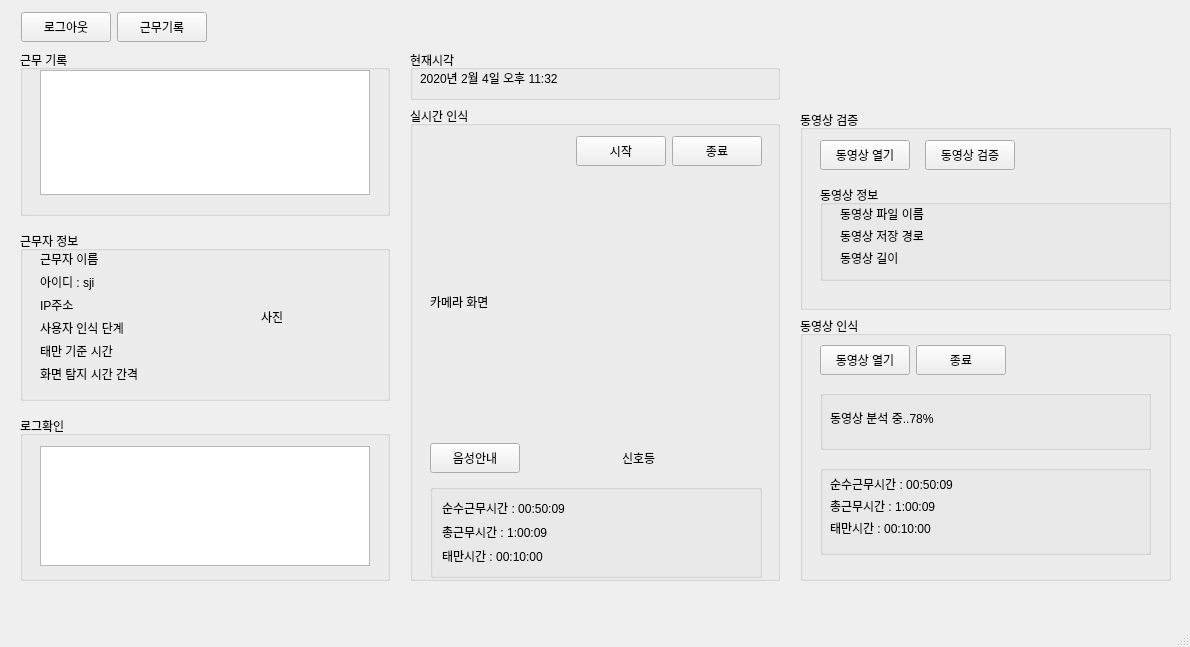
<?xml version="1.0" encoding="UTF-8"?>
<ui version="4.0">
 <class>MainWindow</class>
 <widget class="QMainWindow" name="MainWindow">
  <property name="geometry">
   <rect>
    <x>0</x>
    <y>0</y>
    <width>1190</width>
    <height>647</height>
   </rect>
  </property>
  <property name="windowTitle">
   <string>MainWindow</string>
  </property>
  <widget class="QWidget" name="centralwidget">
   <widget class="QWidget" name="horizontalLayoutWidget">
    <property name="geometry">
     <rect>
      <x>21</x>
      <y>11</y>
      <width>1141</width>
      <height>32</height>
     </rect>
    </property>
    <layout class="QHBoxLayout" name="topLayout">
     <item>
      <widget class="QPushButton" name="logoutBtn">
       <property name="sizePolicy">
        <sizepolicy hsizetype="Fixed" vsizetype="Fixed">
         <horstretch>0</horstretch>
         <verstretch>0</verstretch>
        </sizepolicy>
       </property>
       <property name="minimumSize">
        <size>
         <width>90</width>
         <height>30</height>
        </size>
       </property>
       <property name="text">
        <string>로그아웃</string>
       </property>
      </widget>
     </item>
     <item>
      <widget class="QPushButton" name="workListBtn">
       <property name="sizePolicy">
        <sizepolicy hsizetype="Fixed" vsizetype="Fixed">
         <horstretch>0</horstretch>
         <verstretch>0</verstretch>
        </sizepolicy>
       </property>
       <property name="minimumSize">
        <size>
         <width>90</width>
         <height>30</height>
        </size>
       </property>
       <property name="text">
        <string>근무기록</string>
       </property>
      </widget>
     </item>
     <item>
      <spacer name="horizontalSpacer">
       <property name="orientation">
        <enum>Qt::Horizontal</enum>
       </property>
       <property name="sizeHint" stdset="0">
        <size>
         <width>40</width>
         <height>20</height>
        </size>
       </property>
      </spacer>
     </item>
    </layout>
   </widget>
   <widget class="QWidget" name="verticalLayoutWidget">
    <property name="geometry">
     <rect>
      <x>20</x>
      <y>50</y>
      <width>372</width>
      <height>531</height>
     </rect>
    </property>
    <layout class="QVBoxLayout" name="leftLayout">
     <property name="spacing">
      <number>15</number>
     </property>
     <item>
      <widget class="QGroupBox" name="workListBox">
       <property name="sizePolicy">
        <sizepolicy hsizetype="Fixed" vsizetype="Minimum">
         <horstretch>0</horstretch>
         <verstretch>0</verstretch>
        </sizepolicy>
       </property>
       <property name="minimumSize">
        <size>
         <width>370</width>
         <height>150</height>
        </size>
       </property>
       <property name="title">
        <string>근무 기록</string>
       </property>
       <widget class="QTextBrowser" name="workListView">
        <property name="geometry">
         <rect>
          <x>20</x>
          <y>20</y>
          <width>330</width>
          <height>125</height>
         </rect>
        </property>
       </widget>
      </widget>
     </item>
     <item>
      <widget class="QGroupBox" name="userInfoBox">
       <property name="sizePolicy">
        <sizepolicy hsizetype="Fixed" vsizetype="Minimum">
         <horstretch>0</horstretch>
         <verstretch>0</verstretch>
        </sizepolicy>
       </property>
       <property name="minimumSize">
        <size>
         <width>370</width>
         <height>170</height>
        </size>
       </property>
       <property name="title">
        <string>근무자 정보</string>
       </property>
       <widget class="QWidget" name="horizontalLayoutWidget_2">
        <property name="geometry">
         <rect>
          <x>20</x>
          <y>20</y>
          <width>331</width>
          <height>131</height>
         </rect>
        </property>
        <layout class="QHBoxLayout" name="horizontalLayout_4">
         <item>
          <layout class="QVBoxLayout" name="verticalLayout_2">
           <property name="spacing">
            <number>7</number>
           </property>
           <property name="sizeConstraint">
            <enum>QLayout::SetDefaultConstraint</enum>
           </property>
           <item>
            <widget class="QLabel" name="userNameLabel">
             <property name="text">
              <string>근무자 이름</string>
             </property>
            </widget>
           </item>
           <item>
            <widget class="QLabel" name="userIdLabel">
             <property name="text">
              <string>아이디 : sji</string>
             </property>
            </widget>
           </item>
           <item>
            <widget class="QLabel" name="userIPLabel">
             <property name="text">
              <string>IP주소</string>
             </property>
            </widget>
           </item>
           <item>
            <widget class="QLabel" name="stgLvlLabel">
             <property name="text">
              <string>사용자 인식 단계</string>
             </property>
            </widget>
           </item>
           <item>
            <widget class="QLabel" name="stgNodLabel">
             <property name="text">
              <string>태만 기준 시간</string>
             </property>
            </widget>
           </item>
           <item>
            <widget class="QLabel" name="stgDecLabel">
             <property name="text">
              <string>화면 탐지 시간 간격</string>
             </property>
            </widget>
           </item>
          </layout>
         </item>
         <item>
          <widget class="QLabel" name="userImgLabel">
           <property name="sizePolicy">
            <sizepolicy hsizetype="Fixed" vsizetype="Minimum">
             <horstretch>0</horstretch>
             <verstretch>0</verstretch>
            </sizepolicy>
           </property>
           <property name="minimumSize">
            <size>
             <width>110</width>
             <height>0</height>
            </size>
           </property>
           <property name="text">
            <string>사진</string>
           </property>
          </widget>
         </item>
        </layout>
       </widget>
      </widget>
     </item>
     <item>
      <widget class="QGroupBox" name="logBox">
       <property name="sizePolicy">
        <sizepolicy hsizetype="Fixed" vsizetype="Minimum">
         <horstretch>0</horstretch>
         <verstretch>0</verstretch>
        </sizepolicy>
       </property>
       <property name="minimumSize">
        <size>
         <width>370</width>
         <height>150</height>
        </size>
       </property>
       <property name="title">
        <string>로그확인</string>
       </property>
       <widget class="QTextBrowser" name="logView">
        <property name="geometry">
         <rect>
          <x>20</x>
          <y>30</y>
          <width>330</width>
          <height>120</height>
         </rect>
        </property>
       </widget>
      </widget>
     </item>
    </layout>
   </widget>
   <widget class="QWidget" name="verticalLayoutWidget_2">
    <property name="geometry">
     <rect>
      <x>410</x>
      <y>50</y>
      <width>372</width>
      <height>531</height>
     </rect>
    </property>
    <layout class="QVBoxLayout" name="centerLayout">
     <item>
      <widget class="QGroupBox" name="dateBox">
       <property name="sizePolicy">
        <sizepolicy hsizetype="Fixed" vsizetype="Fixed">
         <horstretch>0</horstretch>
         <verstretch>0</verstretch>
        </sizepolicy>
       </property>
       <property name="minimumSize">
        <size>
         <width>370</width>
         <height>50</height>
        </size>
       </property>
       <property name="title">
        <string>현재시각</string>
       </property>
       <widget class="QLabel" name="dateLabel">
        <property name="geometry">
         <rect>
          <x>10</x>
          <y>20</y>
          <width>211</width>
          <height>16</height>
         </rect>
        </property>
        <property name="text">
         <string>2020년 2월 4일 오후 11:32</string>
        </property>
       </widget>
      </widget>
     </item>
     <item>
      <widget class="QGroupBox" name="realRecogBox">
       <property name="sizePolicy">
        <sizepolicy hsizetype="Fixed" vsizetype="Minimum">
         <horstretch>0</horstretch>
         <verstretch>0</verstretch>
        </sizepolicy>
       </property>
       <property name="minimumSize">
        <size>
         <width>370</width>
         <height>0</height>
        </size>
       </property>
       <property name="title">
        <string>실시간 인식</string>
       </property>
       <widget class="QWidget" name="verticalLayoutWidget_4">
        <property name="geometry">
         <rect>
          <x>20</x>
          <y>30</y>
          <width>332</width>
          <height>442</height>
         </rect>
        </property>
        <layout class="QVBoxLayout" name="verticalLayout_3">
         <item>
          <layout class="QHBoxLayout" name="horizontalLayout_2">
           <item>
            <spacer name="horizontalSpacer_2">
             <property name="orientation">
              <enum>Qt::Horizontal</enum>
             </property>
             <property name="sizeHint" stdset="0">
              <size>
               <width>40</width>
               <height>20</height>
              </size>
             </property>
            </spacer>
           </item>
           <item>
            <widget class="QPushButton" name="realRecogStartBtn">
             <property name="sizePolicy">
              <sizepolicy hsizetype="Fixed" vsizetype="Fixed">
               <horstretch>0</horstretch>
               <verstretch>0</verstretch>
              </sizepolicy>
             </property>
             <property name="minimumSize">
              <size>
               <width>90</width>
               <height>30</height>
              </size>
             </property>
             <property name="text">
              <string>시작</string>
             </property>
            </widget>
           </item>
           <item>
            <widget class="QPushButton" name="realRecogEndBtn">
             <property name="sizePolicy">
              <sizepolicy hsizetype="Fixed" vsizetype="Fixed">
               <horstretch>0</horstretch>
               <verstretch>0</verstretch>
              </sizepolicy>
             </property>
             <property name="minimumSize">
              <size>
               <width>90</width>
               <height>30</height>
              </size>
             </property>
             <property name="text">
              <string>종료</string>
             </property>
            </widget>
           </item>
          </layout>
         </item>
         <item>
          <widget class="QLabel" name="realRecogCamLabel">
           <property name="sizePolicy">
            <sizepolicy hsizetype="Fixed" vsizetype="Fixed">
             <horstretch>0</horstretch>
             <verstretch>0</verstretch>
            </sizepolicy>
           </property>
           <property name="minimumSize">
            <size>
             <width>330</width>
             <height>260</height>
            </size>
           </property>
           <property name="text">
            <string>카메라 화면</string>
           </property>
          </widget>
         </item>
         <item>
          <layout class="QHBoxLayout" name="horizontalLayout_6">
           <item>
            <widget class="QPushButton" name="pushButton_4">
             <property name="sizePolicy">
              <sizepolicy hsizetype="Fixed" vsizetype="Fixed">
               <horstretch>0</horstretch>
               <verstretch>0</verstretch>
              </sizepolicy>
             </property>
             <property name="minimumSize">
              <size>
               <width>90</width>
               <height>30</height>
              </size>
             </property>
             <property name="text">
              <string>음성안내</string>
             </property>
            </widget>
           </item>
           <item>
            <spacer name="horizontalSpacer_3">
             <property name="orientation">
              <enum>Qt::Horizontal</enum>
             </property>
             <property name="sizeHint" stdset="0">
              <size>
               <width>40</width>
               <height>20</height>
              </size>
             </property>
            </spacer>
           </item>
           <item>
            <widget class="QLabel" name="signalLampLabel">
             <property name="sizePolicy">
              <sizepolicy hsizetype="Fixed" vsizetype="Fixed">
               <horstretch>0</horstretch>
               <verstretch>0</verstretch>
              </sizepolicy>
             </property>
             <property name="minimumSize">
              <size>
               <width>140</width>
               <height>40</height>
              </size>
             </property>
             <property name="text">
              <string>신호등</string>
             </property>
            </widget>
           </item>
          </layout>
         </item>
         <item>
          <widget class="QGroupBox" name="realRecogAnnounceBox">
           <property name="sizePolicy">
            <sizepolicy hsizetype="Minimum" vsizetype="Minimum">
             <horstretch>0</horstretch>
             <verstretch>0</verstretch>
            </sizepolicy>
           </property>
           <property name="title">
            <string/>
           </property>
           <layout class="QFormLayout" name="formLayout">
            <item row="0" column="0">
             <layout class="QVBoxLayout" name="verticalLayout_4">
              <item>
               <widget class="QLabel" name="realRecogWorkLabel">
                <property name="text">
                 <string>순수근무시간 : 00:50:09</string>
                </property>
               </widget>
              </item>
              <item>
               <widget class="QLabel" name="realRecogTotalLabel">
                <property name="text">
                 <string>총근무시간 : 1:00:09</string>
                </property>
               </widget>
              </item>
              <item>
               <widget class="QLabel" name="realRecogNotWorkLabel">
                <property name="text">
                 <string>태만시간 : 00:10:00</string>
                </property>
               </widget>
              </item>
             </layout>
            </item>
           </layout>
          </widget>
         </item>
        </layout>
       </widget>
      </widget>
     </item>
    </layout>
   </widget>
   <widget class="QWidget" name="verticalLayoutWidget_9">
    <property name="geometry">
     <rect>
      <x>800</x>
      <y>110</y>
      <width>371</width>
      <height>471</height>
     </rect>
    </property>
    <layout class="QVBoxLayout" name="rightLayout">
     <item>
      <widget class="QGroupBox" name="videoCheckBox">
       <property name="sizePolicy">
        <sizepolicy hsizetype="Preferred" vsizetype="Fixed">
         <horstretch>0</horstretch>
         <verstretch>0</verstretch>
        </sizepolicy>
       </property>
       <property name="minimumSize">
        <size>
         <width>0</width>
         <height>200</height>
        </size>
       </property>
       <property name="title">
        <string>동영상 검증</string>
       </property>
       <widget class="QWidget" name="verticalLayoutWidget_5">
        <property name="geometry">
         <rect>
          <x>20</x>
          <y>30</y>
          <width>393</width>
          <height>141</height>
         </rect>
        </property>
        <layout class="QVBoxLayout" name="verticalLayout_6">
         <property name="spacing">
          <number>15</number>
         </property>
         <item>
          <layout class="QHBoxLayout" name="horizontalLayout_7">
           <item>
            <widget class="QPushButton" name="video">
             <property name="minimumSize">
              <size>
               <width>90</width>
               <height>30</height>
              </size>
             </property>
             <property name="text">
              <string>동영상 열기</string>
             </property>
            </widget>
           </item>
           <item>
            <widget class="QPushButton" name="videoCheckBtn">
             <property name="minimumSize">
              <size>
               <width>90</width>
               <height>30</height>
              </size>
             </property>
             <property name="text">
              <string>동영상 검증</string>
             </property>
            </widget>
           </item>
           <item>
            <spacer name="horizontalSpacer_4">
             <property name="orientation">
              <enum>Qt::Horizontal</enum>
             </property>
             <property name="sizeHint" stdset="0">
              <size>
               <width>40</width>
               <height>20</height>
              </size>
             </property>
            </spacer>
           </item>
          </layout>
         </item>
         <item>
          <widget class="QGroupBox" name="videoInfoBox">
           <property name="title">
            <string>동영상 정보</string>
           </property>
           <widget class="QWidget" name="verticalLayoutWidget_6">
            <property name="geometry">
             <rect>
              <x>20</x>
              <y>20</y>
              <width>201</width>
              <height>61</height>
             </rect>
            </property>
            <layout class="QVBoxLayout" name="verticalLayout_7">
             <item>
              <widget class="QLabel" name="videoNameLabel">
               <property name="text">
                <string>동영상 파일 이름</string>
               </property>
              </widget>
             </item>
             <item>
              <widget class="QLabel" name="videoPathLabel">
               <property name="text">
                <string>동영상 저장 경로</string>
               </property>
              </widget>
             </item>
             <item>
              <widget class="QLabel" name="videoSizeLabel">
               <property name="text">
                <string>동영상 길이</string>
               </property>
              </widget>
             </item>
            </layout>
           </widget>
          </widget>
         </item>
        </layout>
       </widget>
      </widget>
     </item>
     <item>
      <widget class="QGroupBox" name="videoRecogBox">
       <property name="title">
        <string>동영상 인식</string>
       </property>
       <widget class="QWidget" name="verticalLayoutWidget_7">
        <property name="geometry">
         <rect>
          <x>20</x>
          <y>20</y>
          <width>331</width>
          <height>231</height>
         </rect>
        </property>
        <layout class="QVBoxLayout" name="verticalLayout_8">
         <item>
          <layout class="QHBoxLayout" name="horizontalLayout_8">
           <item>
            <widget class="QPushButton" name="videoRecogOpenBtn">
             <property name="minimumSize">
              <size>
               <width>90</width>
               <height>30</height>
              </size>
             </property>
             <property name="text">
              <string>동영상 열기</string>
             </property>
            </widget>
           </item>
           <item>
            <widget class="QPushButton" name="videoRecogEndBtn">
             <property name="minimumSize">
              <size>
               <width>90</width>
               <height>30</height>
              </size>
             </property>
             <property name="text">
              <string>종료</string>
             </property>
            </widget>
           </item>
           <item>
            <spacer name="horizontalSpacer_5">
             <property name="orientation">
              <enum>Qt::Horizontal</enum>
             </property>
             <property name="sizeHint" stdset="0">
              <size>
               <width>40</width>
               <height>20</height>
              </size>
             </property>
            </spacer>
           </item>
          </layout>
         </item>
         <item>
          <widget class="QGroupBox" name="videoRecogRunBox">
           <property name="sizePolicy">
            <sizepolicy hsizetype="Preferred" vsizetype="Fixed">
             <horstretch>0</horstretch>
             <verstretch>0</verstretch>
            </sizepolicy>
           </property>
           <property name="minimumSize">
            <size>
             <width>0</width>
             <height>60</height>
            </size>
           </property>
           <property name="title">
            <string/>
           </property>
           <widget class="QLabel" name="videoRecogRunLabel">
            <property name="geometry">
             <rect>
              <x>10</x>
              <y>20</y>
              <width>131</width>
              <height>16</height>
             </rect>
            </property>
            <property name="text">
             <string>동영상 분석 중..78%</string>
            </property>
           </widget>
          </widget>
         </item>
         <item>
          <widget class="QGroupBox" name="videoRecogAnnounceBox">
           <property name="sizePolicy">
            <sizepolicy hsizetype="Minimum" vsizetype="Fixed">
             <horstretch>0</horstretch>
             <verstretch>0</verstretch>
            </sizepolicy>
           </property>
           <property name="minimumSize">
            <size>
             <width>0</width>
             <height>90</height>
            </size>
           </property>
           <property name="title">
            <string/>
           </property>
           <widget class="QWidget" name="verticalLayoutWidget_8">
            <property name="geometry">
             <rect>
              <x>10</x>
              <y>10</y>
              <width>165</width>
              <height>61</height>
             </rect>
            </property>
            <layout class="QVBoxLayout" name="verticalLayout_9">
             <item>
              <widget class="QLabel" name="videoRecogWorkLabel">
               <property name="text">
                <string>순수근무시간 : 00:50:09</string>
               </property>
              </widget>
             </item>
             <item>
              <widget class="QLabel" name="videoRecogTotalLabel">
               <property name="text">
                <string>총근무시간 : 1:00:09</string>
               </property>
              </widget>
             </item>
             <item>
              <widget class="QLabel" name="videoRecogNotWorkLabel">
               <property name="text">
                <string>태만시간 : 00:10:00</string>
               </property>
              </widget>
             </item>
            </layout>
           </widget>
          </widget>
         </item>
        </layout>
       </widget>
      </widget>
     </item>
    </layout>
   </widget>
  </widget>
  <widget class="QMenuBar" name="menubar">
   <property name="geometry">
    <rect>
     <x>0</x>
     <y>0</y>
     <width>1190</width>
     <height>26</height>
    </rect>
   </property>
  </widget>
  <widget class="QStatusBar" name="statusbar"/>
 </widget>
 <resources/>
 <connections/>
</ui>
